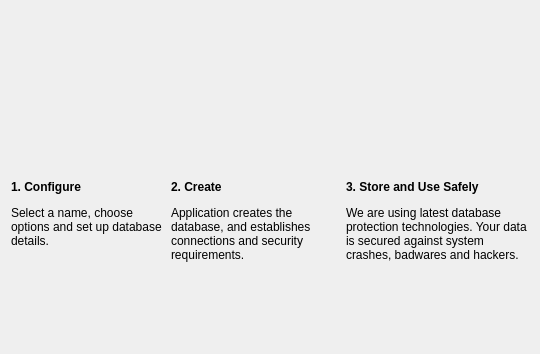
<?xml version="1.0" encoding="UTF-8"?>
<ui version="4.0">
 <class>WizardPageCreateDatabaseIntro</class>
 <widget class="QWizardPage" name="WizardPageCreateDatabaseIntro">
  <property name="geometry">
   <rect>
    <x>0</x>
    <y>0</y>
    <width>540</width>
    <height>354</height>
   </rect>
  </property>
  <property name="windowTitle">
   <string>WizardPage</string>
  </property>
  <property name="title">
   <string>Welcome!</string>
  </property>
  <property name="subTitle">
   <string>Welcome to Database Creation Wizard! this wizard will create a new database.</string>
  </property>
  <layout class="QGridLayout" name="gridLayout">
   <item row="0" column="0">
    <widget class="QLabel" name="label_2">
     <property name="pixmap">
      <pixmap resource="../QtzWidgets.qrc">:/images/images/mail-mark-task_128x131.png</pixmap>
     </property>
     <property name="alignment">
      <set>Qt::AlignCenter</set>
     </property>
    </widget>
   </item>
   <item row="0" column="1">
    <widget class="QLabel" name="label">
     <property name="pixmap">
      <pixmap resource="../QtzWidgets.qrc">:/images/images/database-add-192x192.png</pixmap>
     </property>
     <property name="alignment">
      <set>Qt::AlignCenter</set>
     </property>
    </widget>
   </item>
   <item row="0" column="2">
    <widget class="QLabel" name="label_3">
     <property name="pixmap">
      <pixmap resource="../QtzWidgets.qrc">:/images/images/encrypted_128x128.png</pixmap>
     </property>
     <property name="alignment">
      <set>Qt::AlignCenter</set>
     </property>
    </widget>
   </item>
   <item row="1" column="0">
    <widget class="QLabel" name="label_4">
     <property name="text">
      <string>&lt;html&gt;&lt;head/&gt;&lt;body&gt;&lt;p&gt;&lt;span style=&quot; font-weight:600;&quot;&gt;1. Configure&lt;/span&gt;&lt;/p&gt;&lt;p&gt;Select a name, choose options and set up database details.&lt;/p&gt;&lt;/body&gt;&lt;/html&gt;</string>
     </property>
     <property name="alignment">
      <set>Qt::AlignLeading|Qt::AlignLeft|Qt::AlignTop</set>
     </property>
     <property name="wordWrap">
      <bool>true</bool>
     </property>
    </widget>
   </item>
   <item row="1" column="1">
    <widget class="QLabel" name="label_5">
     <property name="text">
      <string>&lt;html&gt;&lt;head/&gt;&lt;body&gt;&lt;p&gt;&lt;span style=&quot; font-weight:600;&quot;&gt;2. Create&lt;/span&gt;&lt;/p&gt;&lt;p&gt;Application creates the database, and establishes connections and security requirements.&lt;/p&gt;&lt;/body&gt;&lt;/html&gt;</string>
     </property>
     <property name="alignment">
      <set>Qt::AlignLeading|Qt::AlignLeft|Qt::AlignTop</set>
     </property>
     <property name="wordWrap">
      <bool>true</bool>
     </property>
    </widget>
   </item>
   <item row="1" column="2">
    <widget class="QLabel" name="label_6">
     <property name="text">
      <string>&lt;html&gt;&lt;head/&gt;&lt;body&gt;&lt;p&gt;&lt;span style=&quot; font-weight:600;&quot;&gt;3. Store and Use Safely&lt;/span&gt;&lt;/p&gt;&lt;p&gt;We are using latest database protection technologies. Your data is secured against system crashes, badwares and hackers. &lt;/p&gt;&lt;/body&gt;&lt;/html&gt;</string>
     </property>
     <property name="alignment">
      <set>Qt::AlignLeading|Qt::AlignLeft|Qt::AlignTop</set>
     </property>
     <property name="wordWrap">
      <bool>true</bool>
     </property>
    </widget>
   </item>
  </layout>
 </widget>
 <resources>
  <include location="../QtzWidgets.qrc"/>
 </resources>
 <connections/>
</ui>
